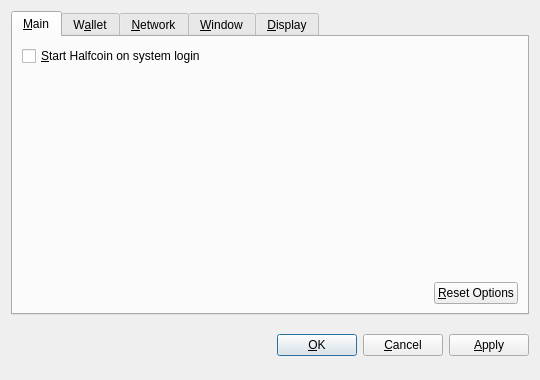
<?xml version="1.0" encoding="UTF-8"?>
<ui version="4.0">
 <class>OptionsDialog</class>
 <widget class="QDialog" name="OptionsDialog">
  <property name="geometry">
   <rect>
    <x>0</x>
    <y>0</y>
    <width>540</width>
    <height>380</height>
   </rect>
  </property>
  <property name="windowTitle">
   <string>Options</string>
  </property>
  <property name="modal">
   <bool>true</bool>
  </property>
  <layout class="QVBoxLayout" name="verticalLayout">
   <item>
    <widget class="QTabWidget" name="tabWidget">
     <property name="tabPosition">
      <enum>QTabWidget::North</enum>
     </property>
     <property name="currentIndex">
      <number>0</number>
     </property>
     <widget class="QWidget" name="tabMain">
      <attribute name="title">
       <string>&amp;Main</string>
      </attribute>
      <layout class="QVBoxLayout" name="verticalLayout_Main">
       <item>
        <widget class="QCheckBox" name="bitcoinAtStartup">
         <property name="toolTip">
          <string>Automatically start Halfcoin after logging in to the system.</string>
         </property>
         <property name="text">
          <string>&amp;Start Halfcoin on system login</string>
         </property>
        </widget>
       </item>
       <item>
        <spacer name="verticalSpacer_Main">
         <property name="orientation">
          <enum>Qt::Vertical</enum>
         </property>
         <property name="sizeHint" stdset="0">
          <size>
           <width>20</width>
           <height>40</height>
          </size>
         </property>
        </spacer>
       </item>
       <item>
        <layout class="QHBoxLayout" name="horizontalLayout_2_Main">
         <item>
          <spacer name="horizontalSpacer_2_Main">
           <property name="orientation">
            <enum>Qt::Horizontal</enum>
           </property>
           <property name="sizeHint" stdset="0">
            <size>
             <width>40</width>
             <height>20</height>
            </size>
           </property>
          </spacer>
         </item>
         <item>
          <widget class="QPushButton" name="resetButton">
           <property name="toolTip">
            <string>Reset all client options to default.</string>
           </property>
           <property name="text">
            <string>&amp;Reset Options</string>
           </property>
           <property name="autoDefault">
            <bool>false</bool>
           </property>
          </widget>
         </item>
        </layout>
       </item>
      </layout>
     </widget>
     <widget class="QWidget" name="tabWallet">
      <attribute name="title">
       <string>W&amp;allet</string>
      </attribute>
      <layout class="QVBoxLayout" name="verticalLayout_Network">
       <item>
        <widget class="QLabel" name="transactionFeeInfoLabel">
         <property name="text">
          <string>Optional transaction fee per kB that helps make sure your transactions are processed quickly. Most transactions are 1 kB.</string>
         </property>
         <property name="textFormat">
          <enum>Qt::PlainText</enum>
         </property>
         <property name="wordWrap">
          <bool>true</bool>
         </property>
        </widget>
       </item>
       <item>
        <layout class="QHBoxLayout" name="horizontalLayout_1_Main">
         <item>
          <widget class="QLabel" name="transactionFeeLabel">
           <property name="text">
            <string>Pay transaction &amp;fee</string>
           </property>
           <property name="textFormat">
            <enum>Qt::PlainText</enum>
           </property>
           <property name="buddy">
            <cstring>transactionFee</cstring>
           </property>
          </widget>
         </item>
         <item>
          <widget class="BitcoinAmountField" name="transactionFee"/>
         </item>
         <item>
          <spacer name="horizontalSpacer_1_Main">
           <property name="orientation">
            <enum>Qt::Horizontal</enum>
           </property>
           <property name="sizeHint" stdset="0">
            <size>
             <width>40</width>
             <height>20</height>
            </size>
           </property>
          </spacer>
         </item>
        </layout>
       </item>
       <item>
        <widget class="QLabel" name="label">
         <property name="text">
          <string>If you disable the spending of unconfirmed change, the change from a transaction cannot be used until that transaction has at least one confirmation. This also affects how your balance is computed.</string>
         </property>
         <property name="wordWrap">
          <bool>true</bool>
         </property>
        </widget>
       </item>
       <item>
        <widget class="QCheckBox" name="spendZeroConfChange">
         <property name="text">
          <string>Spend unconfirmed change  (experts only)</string>
         </property>
        </widget>
       </item>
       <item>
        <spacer name="verticalSpacer">
         <property name="orientation">
          <enum>Qt::Vertical</enum>
         </property>
         <property name="sizeHint" stdset="0">
          <size>
           <width>20</width>
           <height>40</height>
          </size>
         </property>
        </spacer>
       </item>
      </layout>
     </widget>
     <widget class="QWidget" name="tabNetwork">
      <attribute name="title">
       <string>&amp;Network</string>
      </attribute>
      <layout class="QVBoxLayout" name="verticalLayout_Network">
       <item>
        <widget class="QCheckBox" name="mapPortUpnp">
         <property name="toolTip">
          <string>Automatically open the Halfcoin client port on the router. This only works when your router supports UPnP and it is enabled.</string>
         </property>
         <property name="text">
          <string>Map port using &amp;UPnP</string>
         </property>
        </widget>
       </item>
       <item>
        <widget class="QCheckBox" name="connectSocks">
         <property name="toolTip">
          <string>Connect to the Halfcoin network through a SOCKS proxy (e.g. when connecting through Tor).</string>
         </property>
         <property name="text">
          <string>&amp;Connect through SOCKS proxy:</string>
         </property>
        </widget>
       </item>
       <item>
        <layout class="QHBoxLayout" name="horizontalLayout_Network">
         <item>
          <widget class="QLabel" name="proxyIpLabel">
           <property name="text">
            <string>Proxy &amp;IP:</string>
           </property>
           <property name="textFormat">
            <enum>Qt::PlainText</enum>
           </property>
           <property name="buddy">
            <cstring>proxyIp</cstring>
           </property>
          </widget>
         </item>
         <item>
          <widget class="QValidatedLineEdit" name="proxyIp">
           <property name="maximumSize">
            <size>
             <width>140</width>
             <height>16777215</height>
            </size>
           </property>
           <property name="toolTip">
            <string>IP address of the proxy (e.g. 127.0.0.1)</string>
           </property>
          </widget>
         </item>
         <item>
          <widget class="QLabel" name="proxyPortLabel">
           <property name="text">
            <string>&amp;Port:</string>
           </property>
           <property name="textFormat">
            <enum>Qt::PlainText</enum>
           </property>
           <property name="buddy">
            <cstring>proxyPort</cstring>
           </property>
          </widget>
         </item>
         <item>
          <widget class="QLineEdit" name="proxyPort">
           <property name="maximumSize">
            <size>
             <width>55</width>
             <height>16777215</height>
            </size>
           </property>
           <property name="toolTip">
            <string>Port of the proxy (e.g. 9050)</string>
           </property>
          </widget>
         </item>
         <item>
          <widget class="QLabel" name="socksVersionLabel">
           <property name="text">
            <string>SOCKS &amp;Version:</string>
           </property>
           <property name="textFormat">
            <enum>Qt::PlainText</enum>
           </property>
           <property name="buddy">
            <cstring>socksVersion</cstring>
           </property>
          </widget>
         </item>
         <item>
          <widget class="QValueComboBox" name="socksVersion">
           <property name="toolTip">
            <string>SOCKS version of the proxy (e.g. 5)</string>
           </property>
          </widget>
         </item>
         <item>
          <spacer name="horizontalSpacer_Network">
           <property name="orientation">
            <enum>Qt::Horizontal</enum>
           </property>
           <property name="sizeHint" stdset="0">
            <size>
             <width>40</width>
             <height>20</height>
            </size>
           </property>
          </spacer>
         </item>
        </layout>
       </item>
       <item>
        <spacer name="verticalSpacer_Network">
         <property name="orientation">
          <enum>Qt::Vertical</enum>
         </property>
         <property name="sizeHint" stdset="0">
          <size>
           <width>20</width>
           <height>40</height>
          </size>
         </property>
        </spacer>
       </item>
      </layout>
     </widget>
     <widget class="QWidget" name="tabWindow">
      <attribute name="title">
       <string>&amp;Window</string>
      </attribute>
      <layout class="QVBoxLayout" name="verticalLayout_Window">
       <item>
        <widget class="QCheckBox" name="minimizeToTray">
         <property name="toolTip">
          <string>Show only a tray icon after minimizing the window.</string>
         </property>
         <property name="text">
          <string>&amp;Minimize to the tray instead of the taskbar</string>
         </property>
        </widget>
       </item>
       <item>
        <widget class="QCheckBox" name="minimizeOnClose">
         <property name="toolTip">
          <string>Minimize instead of exit the application when the window is closed. When this option is enabled, the application will be closed only after selecting Quit in the menu.</string>
         </property>
         <property name="text">
          <string>M&amp;inimize on close</string>
         </property>
        </widget>
       </item>
       <item>
        <spacer name="verticalSpacer_Window">
         <property name="orientation">
          <enum>Qt::Vertical</enum>
         </property>
         <property name="sizeHint" stdset="0">
          <size>
           <width>20</width>
           <height>40</height>
          </size>
         </property>
        </spacer>
       </item>
      </layout>
     </widget>
     <widget class="QWidget" name="tabDisplay">
      <attribute name="title">
       <string>&amp;Display</string>
      </attribute>
      <layout class="QVBoxLayout" name="verticalLayout_Display">
       <item>
        <layout class="QHBoxLayout" name="horizontalLayout_1_Display">
         <item>
          <widget class="QLabel" name="langLabel">
           <property name="text">
            <string>User Interface &amp;language:</string>
           </property>
           <property name="textFormat">
            <enum>Qt::PlainText</enum>
           </property>
           <property name="buddy">
            <cstring>lang</cstring>
           </property>
          </widget>
         </item>
         <item>
          <widget class="QValueComboBox" name="lang">
           <property name="toolTip">
            <string>The user interface language can be set here. This setting will take effect after restarting Halfcoin.</string>
           </property>
          </widget>
         </item>
        </layout>
       </item>
       <item>
        <layout class="QHBoxLayout" name="horizontalLayout_2_Display">
         <item>
          <widget class="QLabel" name="unitLabel">
           <property name="text">
            <string>&amp;Unit to show amounts in:</string>
           </property>
           <property name="textFormat">
            <enum>Qt::PlainText</enum>
           </property>
           <property name="buddy">
            <cstring>unit</cstring>
           </property>
          </widget>
         </item>
         <item>
          <widget class="QValueComboBox" name="unit">
           <property name="toolTip">
            <string>Choose the default subdivision unit to show in the interface and when sending coins.</string>
           </property>
          </widget>
         </item>
        </layout>
       </item>
       <item>
        <widget class="QCheckBox" name="displayAddresses">
         <property name="toolTip">
          <string>Whether to show Halfcoin addresses in the transaction list or not.</string>
         </property>
         <property name="text">
          <string>&amp;Display addresses in transaction list</string>
         </property>
        </widget>
       </item>
       <item>
        <widget class="QCheckBox" name="coinControlFeatures">
         <property name="toolTip">
          <string>Whether to show coin control features or not.</string>
         </property>
         <property name="text">
          <string>Display coin &amp;control features (experts only!)</string>
         </property>
        </widget>
       </item>
       <item>
        <spacer name="verticalSpacer_Display">
         <property name="orientation">
          <enum>Qt::Vertical</enum>
         </property>
         <property name="sizeHint" stdset="0">
          <size>
           <width>20</width>
           <height>40</height>
          </size>
         </property>
        </spacer>
       </item>
      </layout>
     </widget>
    </widget>
   </item>
   <item>
    <layout class="QHBoxLayout" name="horizontalLayout_Buttons">
     <item>
      <spacer name="horizontalSpacer_1">
       <property name="orientation">
        <enum>Qt::Horizontal</enum>
       </property>
       <property name="sizeHint" stdset="0">
        <size>
         <width>40</width>
         <height>48</height>
        </size>
       </property>
      </spacer>
     </item>
     <item>
      <widget class="QLabel" name="statusLabel">
       <property name="font">
        <font>
         <weight>75</weight>
         <bold>true</bold>
        </font>
       </property>
       <property name="text">
        <string/>
       </property>
       <property name="textFormat">
        <enum>Qt::PlainText</enum>
       </property>
       <property name="wordWrap">
        <bool>true</bool>
       </property>
      </widget>
     </item>
     <item>
      <spacer name="horizontalSpacer_2">
       <property name="orientation">
        <enum>Qt::Horizontal</enum>
       </property>
       <property name="sizeHint" stdset="0">
        <size>
         <width>40</width>
         <height>48</height>
        </size>
       </property>
      </spacer>
     </item>
     <item>
      <widget class="QPushButton" name="okButton">
       <property name="text">
        <string>&amp;OK</string>
       </property>
      </widget>
     </item>
     <item>
      <widget class="QPushButton" name="cancelButton">
       <property name="text">
        <string>&amp;Cancel</string>
       </property>
       <property name="autoDefault">
        <bool>false</bool>
       </property>
      </widget>
     </item>
     <item>
      <widget class="QPushButton" name="applyButton">
       <property name="text">
        <string>&amp;Apply</string>
       </property>
       <property name="autoDefault">
        <bool>false</bool>
       </property>
      </widget>
     </item>
    </layout>
   </item>
  </layout>
 </widget>
 <customwidgets>
  <customwidget>
   <class>BitcoinAmountField</class>
   <extends>QSpinBox</extends>
   <header>bitcoinamountfield.h</header>
  </customwidget>
  <customwidget>
   <class>QValueComboBox</class>
   <extends>QComboBox</extends>
   <header>qvaluecombobox.h</header>
  </customwidget>
  <customwidget>
   <class>QValidatedLineEdit</class>
   <extends>QLineEdit</extends>
   <header>qvalidatedlineedit.h</header>
  </customwidget>
 </customwidgets>
 <resources/>
 <connections/>
</ui>
